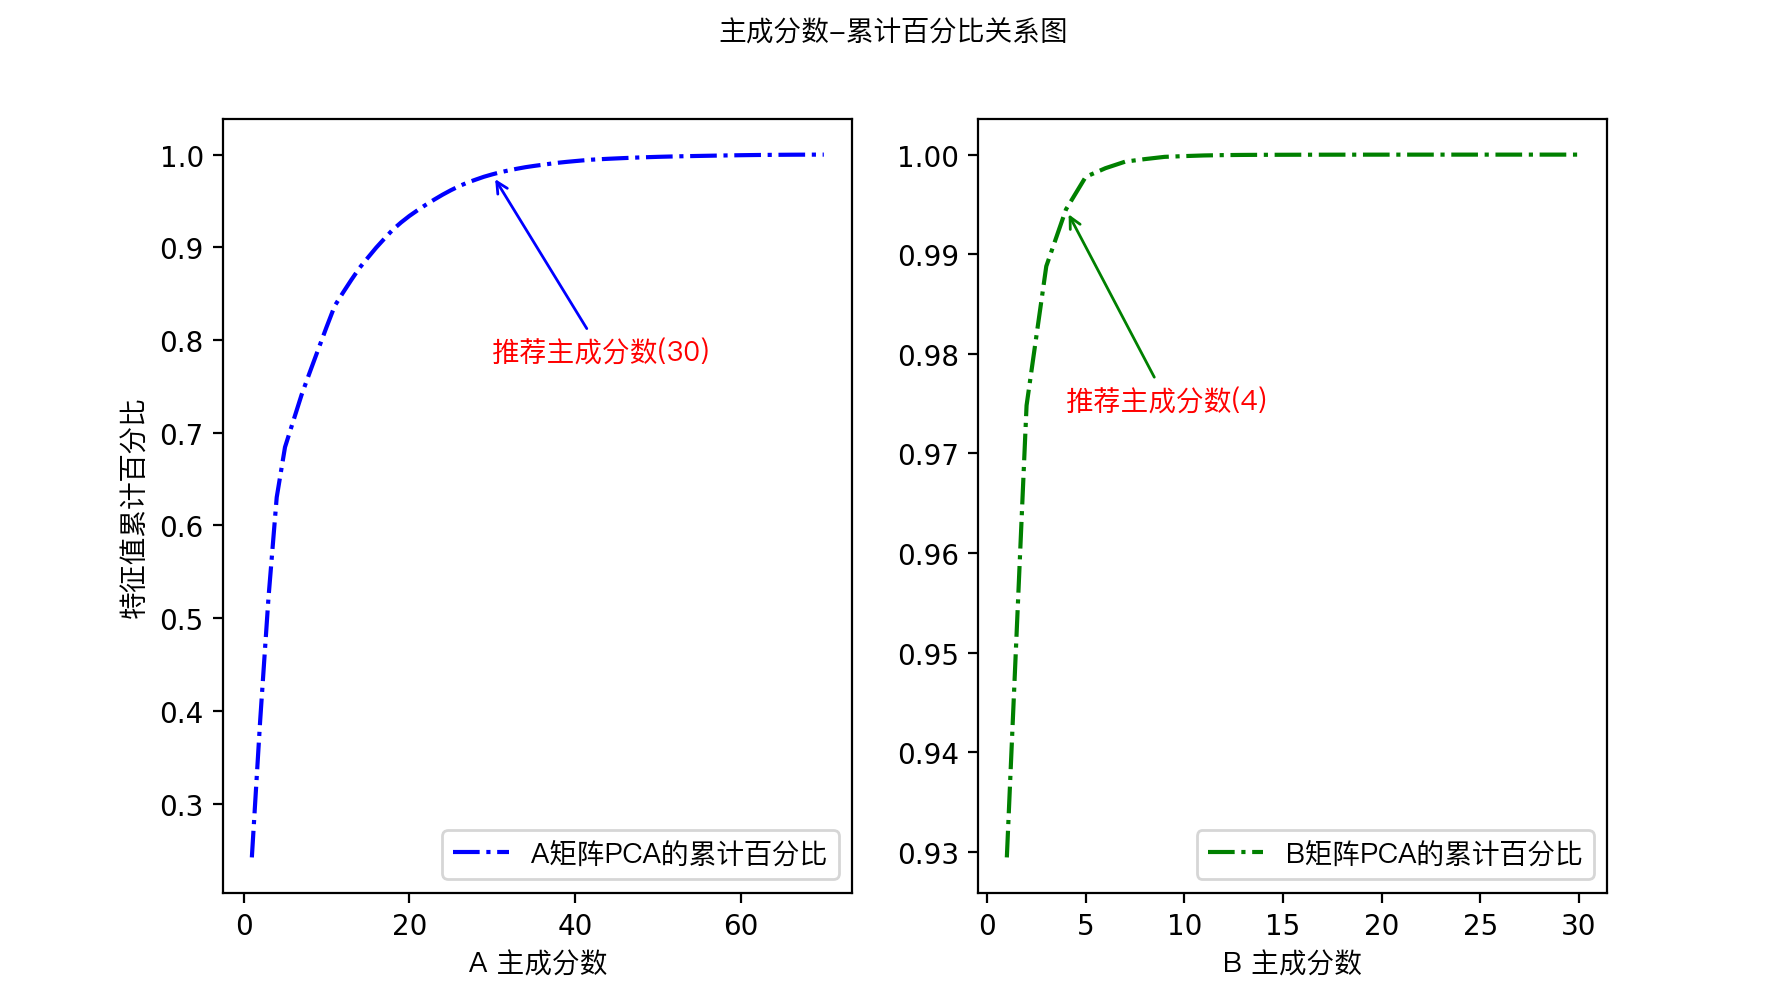

Write the Python code that produced this figure.
#!/usr/bin/env python3
# -*- coding: utf-8 -*-
# 

"""Contributes
Calculate the contributes, then draw them as a curve.
"""


import numpy as np
import numpy.linalg as LA
import pandas as pd
from sklearn.model_selection import train_test_split

from data import *

V, s, Vh = LA.svd(A.T @ A)
W, sb, Wh = LA.svd(B.T @ B)

s /= np.sum(s)
ss = np.cumsum(s)
ps = np.arange(70)
contribs=ss[:70]

sb /= np.sum(sb)
ssb = np.cumsum(sb)
psb = np.arange(30)
contribsb=ssb[:30]

import matplotlib.pyplot as plt
from matplotlib.font_manager import FontProperties
myfont = FontProperties(fname='/System/Library/Fonts/PingFang.ttc')

ax = plt.subplot(121)
ax.set_xlabel("A 主成分数", fontproperties=myfont)
ax.set_ylabel("特征值累计百分比", fontproperties=myfont)

ax.plot(ps+1, contribs, 'b-.')
n = 30
ax.annotate('推荐主成分数(%d)' % n, color='red', xy=(n, ss[n-1]), xytext=(n, ss[n-1] - 0.2), arrowprops={'arrowstyle':'->', 'color':'blue'}, fontproperties=myfont)
ax.legend(('A矩阵PCA的累计百分比',), prop=myfont)

ax = plt.subplot(122)
ax.set_xlabel("B 主成分数", fontproperties=myfont)

ax.plot(psb+1, contribsb, 'g-.')
q = 4
ax.annotate('推荐主成分数(%d)' % q, color='red', xy=(q, ssb[q-1]), xytext=(q, ssb[q-1] - 0.02), arrowprops={'arrowstyle':'->', 'color':'green'}, fontproperties=myfont)
ax.legend(('B矩阵PCA的累计百分比',), prop=myfont)
plt.suptitle('主成分数-累计百分比关系图', fontproperties=myfont)
plt.show()
